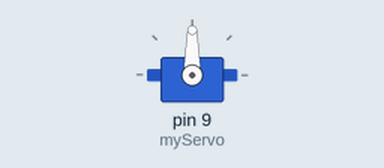
The sketch below on a simulated Arduino Uno, built with avr-gcc and run on an emulated ATmega328P. Shown: servo. What the sketch prints to the serial monitor is not drawn.

Above: at 0.05 s.
Timing chart, 0 to 4.6 s (numbered marks = the images above):
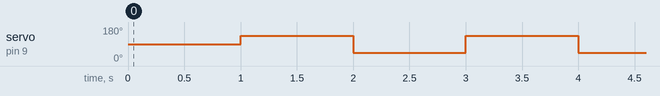

The sketch:

servo.ino
```cpp
#include <Servo.h>
Servo myServo; //create an object;

unsigned long int timeOfLastToggle = 0;
bool isOn = false;

void setup() {
  // put your setup code here, to run once:
  myServo.attach(9);
  Serial.begin(115200); //The baud rate must match!
}

void loop() {
  // put your main code here, to run repeatedly:
  unsigned long int timeNow = millis();
  //millis() returns the time elapsed since Arduino was turned on
  //in milliseconds;
  if ( timeNow - timeOfLastToggle >= 1000) {
    timeOfLastToggle = timeNow;
    if (isOn) {
      myServo.write(45);
      Serial.println("45 degrees;");
      isOn = false;
    } else {
      myServo.write(135);
      Serial.println("135 degrees;");
      isOn = true;
    }
  }
}
```

Measured:
- by itself, servo on pin 9 (myServo): alternates 135° for 1.0 s and 45° for 1.0 s
